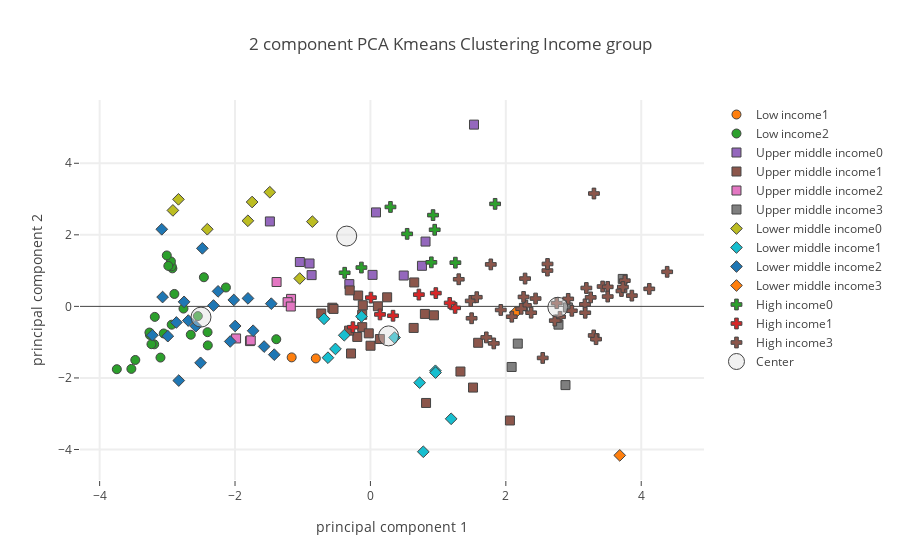

Write notebook code for a chart like this one.
### Code cell
# Plot using plotly on Region level.

plot_plotly(principalDf,"Income group",income_centers,"Protein Foods")

### Figure 1 — Plotly figure (JSON) as saved in the notebook; plotly's stock layout.template omitted (floating-point values rounded to 4 significant figures)
{"data": [{"marker": {"color": 0, "line": {"width": 1}, "size": 9, "symbol": 0}, "mode": "markers", "name": "Low income0", "text": [], "type": "scatter", "uid": "dc306353-3a2e-4005-b0ca-da3552ca6a87", "x": [], "y": []}, {"marker": {"color": 1, "line": {"width": 1}, "size": 9, "symbol": 0}, "mode": "markers", "name": "Low income1", "text": ["Afghanistan", "Tajikistan"], "type": "scatter", "uid": "09c5dc84-f5a4-46e7-8f09-9d2ab214cbf0", "x": [-0.8066, -1.163], "y": [-1.454, -1.426]}, {"marker": {"color": 2, "line": {"width": 1}, "size": 9, "symbol": 0}, "mode": "markers", "name": "Low income2", "text": ["Benin", "Burkina Faso", "Central African Republic", "Chad", "Democratic People's Republic of Korea", "Ethiopia", "Gambia", "Guinea", "Guinea-Bissau", "Haiti", "Liberia", "Madagascar", "Malawi", "Mali", "Mozambique", "Nepal", "Niger", "Rwanda", "Senegal", "Sierra Leone", "Togo", "Uganda", "United Republic of Tanzania", "Yemen", "Zimbabwe"], "type": "scatter", "uid": "ab173177-382e-4eeb-824b-cc37e835bda8", "x": [-2.761, -3.053, -2.402, -2.936, -2.896, -3.101, -2.135, -2.926, -2.935, -3.185, -2.947, -2.985, -3.531, -2.406, -3.257, -2.549, -3.473, -3.746, -2.46, -3.008, -3.264, -3.194, -3.234, -1.391, -2.654], "y": [-0.0614, -0.7575, -1.09, -0.5118, 0.3473, -1.431, 0.5281, 1.063, 1.119, -0.2936, 1.256, 1.131, -1.747, -0.7207, -0.7985, -0.272, -1.498, -1.756, 0.8145, 1.424, -0.7307, -1.06, -1.056, -0.9182, -0.7923]}, {"marker": {"color": 3, "line": {"width": 1}, "size": 9, "symbol": 0}, "mode": "markers", "name": "Low income3", "text": [], "type": "scatter", "uid": "d2c7db1a-37bc-4ef8-80e3-cf830fa81418", "x": [], "y": []}, {"marker": {"color": 0, "line": {"width": 1}, "size": 9, "symbol": 1}, "mode": "markers", "name": "Upper middle income0", "text": ["China, mainland", "Ecuador", "Gabon", "Grenada", "Guyana", "Malaysia", "Maldives", "Saint Vincent and the Grenadines", "Samoa", "Suriname", "Thailand"], "type": "scatter", "uid": "43a26ee5-91c8-4a53-8638-70f8653fe145", "x": [0.8142, -0.3115, -0.8688, 0.03158, -0.8993, 0.08254, 1.53, 0.4919, 0.7613, -1.042, -1.485], "y": [1.811, 0.6226, 0.8738, 0.8801, 1.199, 2.626, 5.08, 0.8623, 1.134, 1.24, 2.374]}, {"marker": {"color": 1, "line": {"width": 1}, "size": 9, "symbol": 1}, "mode": "markers", "name": "Upper middle income1", "text": ["Algeria", "Armenia", "Azerbaijan", "Bosnia and Herzegovina", "Brazil", "Bulgaria", "Colombia", "Costa Rica", "Dominica", "Fiji", "Iran (Islamic Republic of)", "Iraq", "Jamaica", "Jordan", "Lebanon", "Mauritius", "Mexico", "Paraguay", "Saint Lucia", "Serbia", "South Africa", "North Macedonia", "Turkey", "Turkmenistan", "Venezuela (Bolivarian Republic of)"], "type": "scatter", "uid": "d19cdb0d-31ef-4b2e-8a24-4dbe68839dec", "x": [0.8217, 1.591, 1.516, -0.2865, 0.8043, 0.9384, -0.5625, -0.1812, 0.1099, -0.5451, 0.001336, -0.7261, -0.3062, 0.1399, -0.1941, 0.247, -0.1214, -0.1218, 0.6469, 0.6384, -0.3152, -0.02452, 1.33, 2.061, -0.1124], "y": [-2.699, -1.018, -2.269, -1.317, -0.2108, -0.2492, -0.03654, 0.3032, 0.002163, -0.07066, -1.1, -0.1993, 0.4467, -0.9128, -0.8538, 0.2536, -0.5812, -0.2354, 0.6691, -0.6023, -0.6777, -0.7539, -1.821, -3.19, 0.03278]}, {"marker": {"color": 2, "line": {"width": 1}, "size": 9, "symbol": 1}, "mode": "markers", "name": "Upper middle income2", "text": ["Belize", "Botswana", "Cuba", "Dominican Republic", "Guatemala", "Namibia", "Peru"], "type": "scatter", "uid": "b5a7e2c6-eb28-4924-9983-3ae3825f0e81", "x": [-1.172, -1.779, -1.223, -1.386, -1.768, -1.984, -1.176], "y": [0.2096, -0.9705, 0.1173, 0.6811, -0.9494, -0.8965, -0.003384]}, {"marker": {"color": 3, "line": {"width": 1}, "size": 9, "symbol": 1}, "mode": "markers", "name": "Upper middle income3", "text": ["Albania", "Belarus", "Kazakhstan", "Montenegro", "Romania", "Russian Federation"], "type": "scatter", "uid": "1585278c-62ea-4b7e-88d9-da2192424bdf", "x": [2.881, 3.727, 2.086, 2.778, 2.177, 2.917], "y": [-2.2, 0.7676, -1.693, -0.5101, -1.041, -0.02854]}, {"marker": {"color": 0, "line": {"width": 1}, "size": 9, "symbol": 2}, "mode": "markers", "name": "Lower middle income0", "text": ["Cambodia", "Indonesia", "Kiribati", "Lao People's Democratic Republic", "Myanmar", "Philippines", "Vanuatu", "Viet Nam"], "type": "scatter", "uid": "47a73387-4c26-4da1-873f-6b9c69f78737", "x": [-2.836, -2.41, -0.8573, -2.918, -1.748, -1.81, -1.044, -1.487], "y": [2.992, 2.156, 2.368, 2.682, 2.917, 2.392, 0.7787, 3.191]}, {"marker": {"color": 1, "line": {"width": 1}, "size": 9, "symbol": 2}, "mode": "markers", "name": "Lower middle income1", "text": ["Bolivia (Plurinational State of)", "Egypt", "Georgia", "Kyrgyzstan", "Mauritania", "Mongolia", "Morocco", "Pakistan", "Republic of Moldova", "Tunisia", "Uzbekistan"], "type": "scatter", "uid": "12b9a6ea-657e-49ec-ae98-6bcb1d432024", "x": [-0.6851, -0.3865, 0.3567, 0.7269, -0.6271, 0.7811, 1.192, -0.5167, -0.132, 0.9602, 0.9623], "y": [-0.3476, -0.8067, -0.8715, -2.133, -1.434, -4.063, -3.143, -1.19, -0.2819, -1.799, -1.851]}, {"marker": {"color": 2, "line": {"width": 1}, "size": 9, "symbol": 2}, "mode": "markers", "name": "Lower middle income2", "text": ["Angola", "Bangladesh", "Cabo Verde", "Cameroon", "Congo (note no data in Food suppley tables for DRC)", "CÃƒÂ´te d'Ivoire", "Djibouti", "El Salvador", "Ghana", "Honduras", "India", "Kenya", "Lesotho", "Nicaragua", "Nigeria", "Sao Tome and Principe", "Solomon Islands", "Sri Lanka", "Eswatini", "Timor-Leste", "Zambia"], "type": "scatter", "uid": "1b581220-25df-437c-a198-7a87ef112ec5", "x": [-1.998, -3.082, -1.465, -3.22, -2.018, -2.753, -1.42, -1.57, -2.691, -1.732, -2.318, -2.509, -2.831, -2.579, -2.866, -1.809, -2.251, -2.483, -2.071, -3.07, -2.993], "y": [-0.5484, 2.155, 0.07609, -0.8056, 0.1795, 0.1269, -1.349, -1.123, -0.3966, -0.6808, 0.02406, -1.578, -2.073, -0.5548, -0.4496, 0.2235, 0.4197, 1.622, -0.9806, 0.2604, -0.8322]}, {"marker": {"color": 3, "line": {"width": 1}, "size": 9, "symbol": 2}, "mode": "markers", "name": "Lower middle income3", "text": ["Sudan", "Ukraine"], "type": "scatter", "uid": "e79cc95b-dac9-4c58-8b1f-96aa1ae62a26", "x": [3.683, 2.144], "y": [-4.164, -0.1704]}, {"marker": {"color": 0, "line": {"width": 1}, "size": 9, "symbol": 3}, "mode": "markers", "name": "High income0", "text": ["Antigua and Barbuda", "Bahamas", "Brunei Darussalam", "China, Macao SAR", "China, Taiwan Province of", "Japan", "Panama", "Republic of Korea", "Saint Kitts and Nevis"], "type": "scatter", "uid": "446ece89-27b5-4d71-afc6-448a670c1be2", "x": [0.8999, 1.255, 0.9493, 1.842, 0.5425, 0.9249, -0.3806, 0.2961, -0.133], "y": [1.231, 1.222, 2.142, 2.865, 2.027, 2.551, 0.9396, 2.779, 1.085]}, {"marker": {"color": 1, "line": {"width": 1}, "size": 9, "symbol": 3}, "mode": "markers", "name": "High income1", "text": ["Barbados", "Chile", "Cyprus", "Oman", "Saudi Arabia", "Slovakia", "Trinidad and Tobago", "United Arab Emirates"], "type": "scatter", "uid": "c2a8a145-6158-4cfe-85c2-e35ca459001d", "x": [0.7157, 1.251, 0.9657, 0.334, 0.1412, 1.171, 0.007467, -0.2587], "y": [0.329, -0.04192, 0.371, -0.2617, -0.2248, 0.09598, 0.2446, -0.5825]}, {"marker": {"color": 2, "line": {"width": 1}, "size": 9, "symbol": 3}, "mode": "markers", "name": "High income2", "text": [], "type": "scatter", "uid": "aa4e1e05-2376-46d7-ac6a-7709abdd529d", "x": [], "y": []}, {"marker": {"color": 3, "line": {"width": 1}, "size": 9, "symbol": 3}, "mode": "markers", "name": "High income3", "text": ["Argentina", "Australia", "Austria", "Belgium", "Bermuda", "Canada", "China, Hong Kong SAR", "Croatia", "Czechia", "Denmark", "Estonia", "Finland", "France", "French Polynesia", "Germany", "Greece", "Hungary", "Iceland", "Ireland", "Israel", "Italy", "Kuwait", "Latvia", "Lithuania", "Luxembourg", "Malta", "Netherlands", "New Caledonia", "New Zealand", "Norway", "Poland", "Portugal", "Slovenia", "Spain", "Sweden", "Switzerland", "United Kingdom", "United States of America", "Uruguay"], "type": "scatter", "uid": "1b5eca2b-e3b2-4c31-a056-8335910d4004", "x": [3.298, 2.8, 3.43, 2.297, 2.284, 1.925, 3.302, 1.482, 2.262, 3.505, 3.333, 4.119, 3.169, 1.778, 3.189, 2.545, 1.57, 3.862, 2.724, 3.173, 2.752, 1.495, 2.975, 4.383, 3.505, 2.439, 3.708, 1.305, 1.712, 2.921, 3.757, 2.614, 2.088, 2.616, 3.729, 2.227, 2.374, 3.254, 1.822], "y": [-0.8127, -0.2916, 0.5553, 0.02753, 0.7772, -0.1002, 3.155, 0.1522, 0.2645, 0.5451, -0.9163, 0.4894, 0.05683, 1.173, 0.5137, -1.441, 0.2564, 0.3008, -0.398, -0.1774, 0.09023, -0.3321, -0.1223, 0.9663, 0.275, 0.2192, 0.4303, 0.7577, -0.8674, 0.2097, 0.7188, 1.001, -0.2891, 1.185, 0.541, -0.06654, -0.1763, 0.2515, -1.035]}, {"marker": {"color": "rgba(220, 220, 220, .4)", "line": {"width": 1}, "size": 20}, "mode": "markers", "name": "Center", "type": "scatter", "uid": "204e75d0-3c22-430e-bcea-bda50b5829be", "x": [-0.3503, 0.2682, -2.503, 2.768], "y": [1.965, -0.8252, -0.3001, -0.02455]}], "layout": {"hovermode": "closest", "showlegend": true, "title": {"text": "2 component PCA Kmeans Clustering Income group"}, "xaxis": {"gridwidth": 2, "ticklen": 5, "title": {"text": "principal component 1"}, "zeroline": false}, "yaxis": {"gridwidth": 2, "ticklen": 5, "title": {"text": "principal component 2"}}}}
